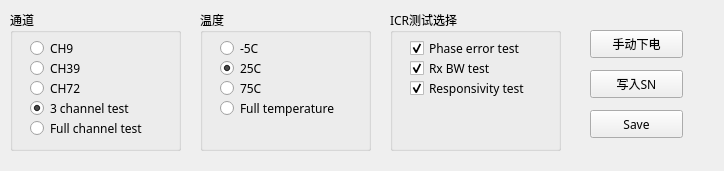
<?xml version="1.0" encoding="UTF-8"?>
<ui version="4.0">
 <class>Form</class>
 <widget class="QWidget" name="Form">
  <property name="geometry">
   <rect>
    <x>0</x>
    <y>0</y>
    <width>724</width>
    <height>171</height>
   </rect>
  </property>
  <property name="windowTitle">
   <string>Debug模式</string>
  </property>
  <widget class="QGroupBox" name="groupBox">
   <property name="geometry">
    <rect>
     <x>10</x>
     <y>10</y>
     <width>171</width>
     <height>141</height>
    </rect>
   </property>
   <property name="font">
    <font>
     <family>Microsoft YaHei</family>
    </font>
   </property>
   <property name="title">
    <string>通道</string>
   </property>
   <widget class="QRadioButton" name="radioButton_4">
    <property name="geometry">
     <rect>
      <x>20</x>
      <y>90</y>
      <width>181</width>
      <height>16</height>
     </rect>
    </property>
    <property name="text">
     <string>3 channel test</string>
    </property>
    <property name="checked">
     <bool>true</bool>
    </property>
   </widget>
   <widget class="QRadioButton" name="radioButton_2">
    <property name="geometry">
     <rect>
      <x>20</x>
      <y>50</y>
      <width>181</width>
      <height>16</height>
     </rect>
    </property>
    <property name="text">
     <string>CH39</string>
    </property>
   </widget>
   <widget class="QRadioButton" name="radioButton">
    <property name="geometry">
     <rect>
      <x>20</x>
      <y>30</y>
      <width>181</width>
      <height>16</height>
     </rect>
    </property>
    <property name="text">
     <string>CH9</string>
    </property>
   </widget>
   <widget class="QRadioButton" name="radioButton_3">
    <property name="geometry">
     <rect>
      <x>20</x>
      <y>70</y>
      <width>181</width>
      <height>16</height>
     </rect>
    </property>
    <property name="text">
     <string>CH72</string>
    </property>
   </widget>
   <widget class="QRadioButton" name="radioButton_9">
    <property name="geometry">
     <rect>
      <x>20</x>
      <y>110</y>
      <width>181</width>
      <height>16</height>
     </rect>
    </property>
    <property name="text">
     <string>Full channel test</string>
    </property>
    <property name="checked">
     <bool>false</bool>
    </property>
   </widget>
  </widget>
  <widget class="QGroupBox" name="groupBox_2">
   <property name="geometry">
    <rect>
     <x>200</x>
     <y>10</y>
     <width>171</width>
     <height>141</height>
    </rect>
   </property>
   <property name="font">
    <font>
     <family>Microsoft YaHei</family>
    </font>
   </property>
   <property name="title">
    <string>温度</string>
   </property>
   <widget class="QRadioButton" name="radioButton_5">
    <property name="geometry">
     <rect>
      <x>20</x>
      <y>90</y>
      <width>181</width>
      <height>16</height>
     </rect>
    </property>
    <property name="text">
     <string>Full temperature</string>
    </property>
    <property name="checked">
     <bool>false</bool>
    </property>
   </widget>
   <widget class="QRadioButton" name="radioButton_6">
    <property name="geometry">
     <rect>
      <x>20</x>
      <y>50</y>
      <width>181</width>
      <height>16</height>
     </rect>
    </property>
    <property name="text">
     <string>25C</string>
    </property>
    <property name="checked">
     <bool>true</bool>
    </property>
   </widget>
   <widget class="QRadioButton" name="radioButton_7">
    <property name="geometry">
     <rect>
      <x>20</x>
      <y>30</y>
      <width>181</width>
      <height>16</height>
     </rect>
    </property>
    <property name="text">
     <string>-5C</string>
    </property>
   </widget>
   <widget class="QRadioButton" name="radioButton_8">
    <property name="geometry">
     <rect>
      <x>20</x>
      <y>70</y>
      <width>181</width>
      <height>16</height>
     </rect>
    </property>
    <property name="text">
     <string>75C</string>
    </property>
   </widget>
  </widget>
  <widget class="QPushButton" name="pushButton">
   <property name="geometry">
    <rect>
     <x>590</x>
     <y>110</y>
     <width>93</width>
     <height>28</height>
    </rect>
   </property>
   <property name="font">
    <font>
     <family>Microsoft YaHei</family>
    </font>
   </property>
   <property name="text">
    <string>Save</string>
   </property>
  </widget>
  <widget class="QPushButton" name="pushButton_2">
   <property name="geometry">
    <rect>
     <x>590</x>
     <y>30</y>
     <width>93</width>
     <height>28</height>
    </rect>
   </property>
   <property name="font">
    <font>
     <family>Microsoft YaHei</family>
    </font>
   </property>
   <property name="text">
    <string>手动下电</string>
   </property>
  </widget>
  <widget class="QGroupBox" name="groupBox_3">
   <property name="geometry">
    <rect>
     <x>390</x>
     <y>10</y>
     <width>171</width>
     <height>141</height>
    </rect>
   </property>
   <property name="font">
    <font>
     <family>Microsoft YaHei</family>
    </font>
   </property>
   <property name="title">
    <string>ICR测试选择</string>
   </property>
   <widget class="QCheckBox" name="checkBox_11">
    <property name="geometry">
     <rect>
      <x>20</x>
      <y>50</y>
      <width>181</width>
      <height>16</height>
     </rect>
    </property>
    <property name="text">
     <string>Rx BW test</string>
    </property>
    <property name="checked">
     <bool>true</bool>
    </property>
   </widget>
   <widget class="QCheckBox" name="checkBox_12">
    <property name="geometry">
     <rect>
      <x>20</x>
      <y>30</y>
      <width>181</width>
      <height>16</height>
     </rect>
    </property>
    <property name="text">
     <string>Phase error test</string>
    </property>
    <property name="checked">
     <bool>true</bool>
    </property>
   </widget>
   <widget class="QCheckBox" name="checkBox_13">
    <property name="geometry">
     <rect>
      <x>20</x>
      <y>70</y>
      <width>181</width>
      <height>16</height>
     </rect>
    </property>
    <property name="text">
     <string>Responsivity test</string>
    </property>
    <property name="checked">
     <bool>true</bool>
    </property>
   </widget>
  </widget>
  <widget class="QPushButton" name="pushButton_3">
   <property name="geometry">
    <rect>
     <x>590</x>
     <y>70</y>
     <width>93</width>
     <height>28</height>
    </rect>
   </property>
   <property name="font">
    <font>
     <family>Microsoft YaHei</family>
    </font>
   </property>
   <property name="text">
    <string>写入SN</string>
   </property>
  </widget>
 </widget>
 <resources/>
 <connections/>
 <slots>
  <slot>slot1()</slot>
 </slots>
</ui>
